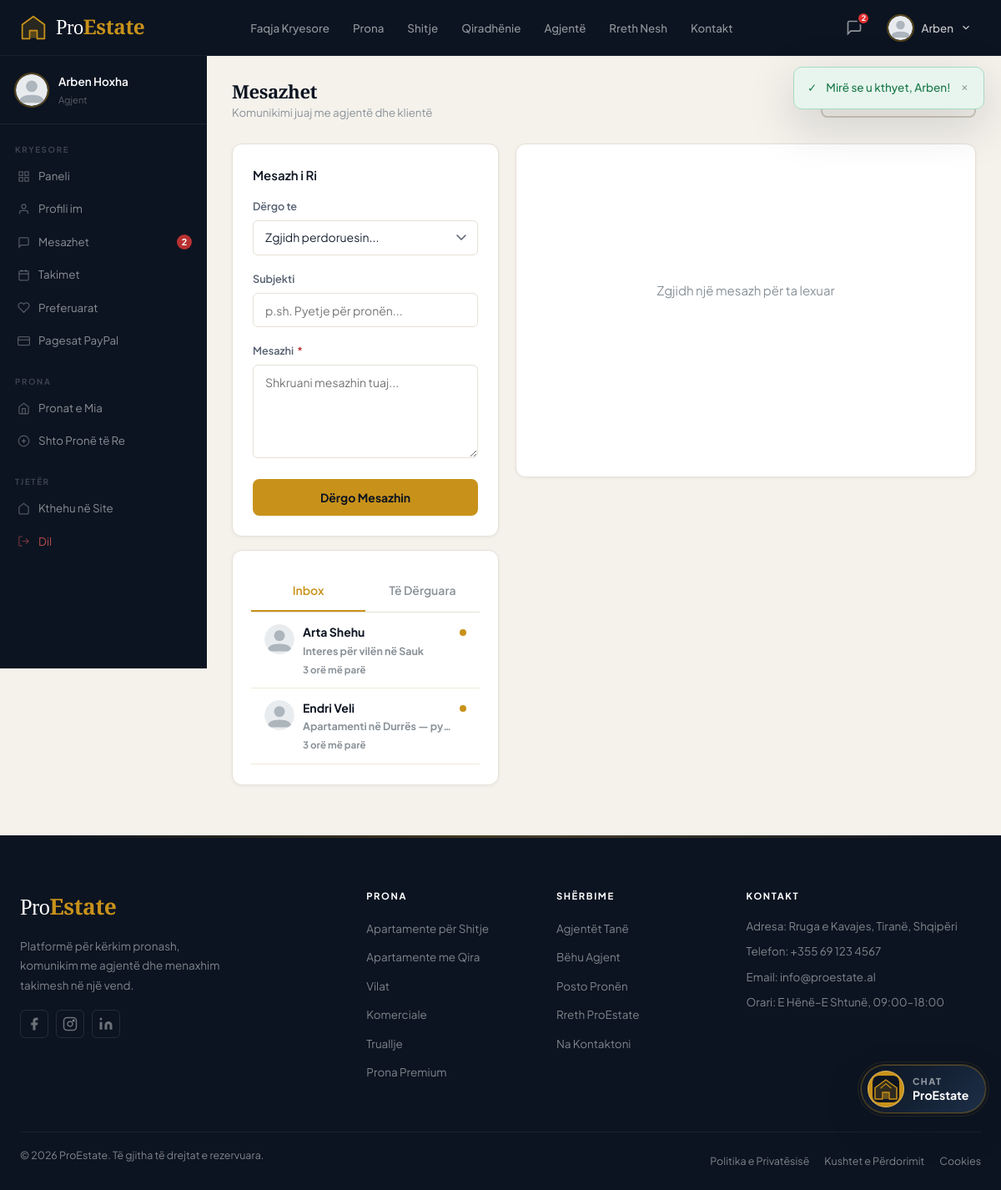
Screenshot of /dashboard/messages.php (signed in) with the database file from the repository.
### tables this page shows
CREATE TABLE IF NOT EXISTS `users` (
  `id`                   INT UNSIGNED     NOT NULL AUTO_INCREMENT,
  `email`                VARCHAR(255)     NOT NULL,
  `password`             VARCHAR(255)     NOT NULL COMMENT 'bcrypt hash',
  `first_name`           VARCHAR(100)     NOT NULL,
  `last_name`            VARCHAR(100)     NOT NULL,
  `phone`                VARCHAR(25)      DEFAULT NULL,
  `gender`               ENUM('female','male','other','unspecified') NOT NULL DEFAULT 'unspecified',
  `role`                 ENUM('admin','agent','owner','client') NOT NULL DEFAULT 'client',
  `avatar`               VARCHAR(255)     DEFAULT NULL,
  `bio`                  TEXT             DEFAULT NULL,
  `agency_name`          VARCHAR(200)     DEFAULT NULL,
  `license_number`       VARCHAR(100)     DEFAULT NULL,
  `city`                 VARCHAR(100)     DEFAULT NULL,
  `is_active`            TINYINT(1)       NOT NULL DEFAULT 1,
  `email_verified`       TINYINT(1)       NOT NULL DEFAULT 0,
  `verification_token`   VARCHAR(64)      DEFAULT NULL,
  `reset_token`          VARCHAR(64)      DEFAULT NULL,
  `reset_token_expires`  DATETIME         DEFAULT NULL,
  `last_login`           DATETIME         DEFAULT NULL,
  `created_at`           TIMESTAMP        NOT NULL DEFAULT CURRENT_TIMESTAMP,
  `updated_at`           TIMESTAMP        NOT NULL DEFAULT CURRENT_TIMESTAMP ON UPDATE CURRENT_TIMESTAMP,
  PRIMARY KEY (`id`),
  UNIQUE KEY `uq_email` (`email`),
  KEY `idx_role` (`role`),
  KEY `idx_active` (`is_active`)
);

CREATE TABLE IF NOT EXISTS `messages` (
  `id`          INT UNSIGNED NOT NULL AUTO_INCREMENT,
  `sender_id`   INT UNSIGNED NOT NULL,
  `receiver_id` INT UNSIGNED NOT NULL,
  `property_id` INT UNSIGNED DEFAULT NULL,
  `subject`     VARCHAR(300) DEFAULT NULL,
  `content`     TEXT         NOT NULL,
  `is_read`     TINYINT(1)   NOT NULL DEFAULT 0,
  `created_at`  TIMESTAMP    NOT NULL DEFAULT CURRENT_TIMESTAMP,
  PRIMARY KEY (`id`),
  KEY `idx_msg_receiver` (`receiver_id`),
  KEY `idx_msg_sender`   (`sender_id`),
  CONSTRAINT `fk_msg_sender`   FOREIGN KEY (`sender_id`)   REFERENCES `users`      (`id`) ON DELETE CASCADE,
  CONSTRAINT `fk_msg_receiver` FOREIGN KEY (`receiver_id`) REFERENCES `users`      (`id`) ON DELETE CASCADE,
  CONSTRAINT `fk_msg_prop`     FOREIGN KEY (`property_id`) REFERENCES `properties` (`id`) ON DELETE SET NULL
);

### dashboard/messages.php (the view, shortened to what the rows shown need)
<?php
require_once dirname(__DIR__) . '/includes/db.php';
require_once dirname(__DIR__) . '/includes/security.php';
require_once dirname(__DIR__) . '/includes/auth.php';
require_once dirname(__DIR__) . '/includes/functions.php';
$uid = current_user_id();
$view = sanitize($_GET['view'] ?? 'inbox');
if ($view === 'sent') {
    $messages = db_rows(
        "SELECT m.*, u.first_name AS r_first, u.last_name AS r_last, u.avatar AS r_avatar,
           p.title AS prop_title
         FROM messages m
         JOIN users u ON u.id = m.receiver_id
         LEFT JOIN properties p ON p.id = m.property_id
         WHERE m.sender_id = ?
         ORDER BY m.created_at DESC",
        [$uid]
    );
} else {
    $messages = db_rows(
        "SELECT m.*, u.first_name AS s_first, u.last_name AS s_last, u.avatar AS s_avatar,
           p.title AS prop_title
         FROM messages m
         JOIN users u ON u.id = m.sender_id
         LEFT JOIN properties p ON p.id = m.property_id
         WHERE m.receiver_id = ?
         ORDER BY m.created_at DESC",
        [$uid]
    );
}
$selected_id = (int)($_GET['id'] ?? 0);
require dirname(__DIR__) . '/templates/header.php';
?>
<div class="dashboard">
  <?php include __DIR__ . '/sidebar.php'; ?>
  <main class="dashboard__content">
    <div class="dashboard__header" style="display:flex;align-items:center;justify-content:space-between;flex-wrap:wrap;gap:12px;">
      <div>
        <h1 class="dashboard__title">Mesazhet</h1>
      </div>
    </div>
    <div class="messages-dashboard-grid">
      <div style="display:flex;flex-direction:column;gap:16px;">
        <div class="card" style="overflow:hidden;">
          <?php if (empty($messages)): ?>
          <div style="padding:32px;text-align:center;color:var(--gray-500);">
            <p style="margin-top:8px;">Asnjë mesazh ende</p>
          </div>
          <?php else: ?>
          <div style="max-height:500px;overflow-y:auto;">
            <?php foreach ($messages as $m):
              $other_name  = $view==='inbox' ? e($m['s_first'].' '.$m['s_last']) : e($m['r_first'].' '.$m['r_last']);
              $other_avatar= $view==='inbox' ? ($m['s_avatar']??null) : ($m['r_avatar']??null);
              $is_active   = (int) $m['id'] === $selected_id;
              $unread_cls  = ($view==='inbox' && !$m['is_read']) ? 'font-weight:700;' : '';
            ?>
            <a href="?view=<?= $view ?>&id=<?= $m['id'] ?>"
               style="display:flex;align-items:flex-start;gap:10px;padding:12px 16px;
                      background:<?= $is_active?'var(--gold-pale)':'transparent' ?>;
                      border-bottom:1px solid var(--gray-100);<?= $unread_cls ?>
                      transition:background var(--transition);">
              <img src="<?= get_avatar_url($other_avatar) ?>"
                   style="width:36px;height:36px;border-radius:50%;object-fit:cover;flex-shrink:0;margin-top:2px;">
              <div style="min-width:0;">
                <div style="font-size:.875rem;color:var(--navy);white-space:nowrap;overflow:hidden;text-overflow:ellipsis;"><?= $other_name ?></div>
                <div style="font-size:.78rem;color:var(--gray-500);white-space:nowrap;overflow:hidden;text-overflow:ellipsis;"><?= e(mb_substr($m['subject']??$m['content'],0,38)) ?></div>
                <div style="font-size:.72rem;color:var(--gray-400);margin-top:2px;"><?= time_ago($m['created_at']) ?></div>
              </div>
              <?php if ($view==='inbox' && !$m['is_read']): ?>
              <span style="width:8px;height:8px;background:var(--gold);border-radius:50%;flex-shrink:0;margin-top:8px;margin-left:auto;"></span>
              <?php endif; ?>
            </a>
            <?php endforeach; ?>
          </div>
          <?php endif; ?>
        </div>
      </div>
    </div>
  </main>
</div>
<?php require dirname(__DIR__) . '/templates/footer.php'; ?>

### templates/header.php (shortened to what the rows shown need)
<?php
require_once dirname(__DIR__) . '/includes/db.php';
require_once dirname(__DIR__) . '/includes/security.php';
require_once dirname(__DIR__) . '/includes/auth.php';
require_once dirname(__DIR__) . '/includes/functions.php';
$unread_msgs = 0;
if (is_logged_in()) {
    $unread_msgs = db_count(
        "SELECT COUNT(*) FROM messages WHERE receiver_id = ? AND is_read = 0",
        [current_user_id()]
    );
}
?>
<!DOCTYPE html>
<html lang="sq">
<head>
  <link rel="stylesheet" href="<?= SITE_URL ?>/assets/css/style.css?v=chatbot7">
</head>
<body class="<?= $body_class ?? '' ?>">
<header class="site-header" id="site-header">
  <nav class="navbar container">
    <div class="navbar__actions">
      <?php if (is_logged_in()): ?>
  <?php
    $user = current_user() ?? [];
    $first_name = $user['first_name'] ?? 'User';
    $avatar     = $user['avatar'] ?? null;
  ?>
  <a href="<?= SITE_URL ?>/dashboard/messages.php" class="nav-icon-btn" title="Mesazhet">
    <svg width="20" height="20" viewBox="0 0 24 24" fill="none" stroke="currentColor" stroke-width="2"><path d="M21 15a2 2 0 01-2 2H7l-4 4V5a2 2 0 012-2h14a2 2 0 012 2z"/></svg>
    <?php if ($unread_msgs > 0): ?>
      <span class="badge-count"><?= $unread_msgs > 9 ? '9+' : $unread_msgs ?></span>
    <?php endif; ?>
  </a>
  <div class="dropdown">
    <button class="dropdown__trigger">
      <img src="<?= get_avatar_url($avatar) ?>" alt="<?= e($first_name) ?>" class="avatar-sm">
      <span><?= e($first_name) ?></span>
      <svg width="14" height="14" viewBox="0 0 24 24" fill="none" stroke="currentColor" stroke-width="2"><path d="M6 9l6 6 6-6"/></svg>
    </button>
        </div>
      <?php else: ?>
        <a href="<?= SITE_URL ?>/login.php" class="btn btn--outline btn--sm">Hyrje</a>
        <a href="<?= SITE_URL ?>/register.php" class="btn btn--primary btn--sm">Regjistrohu</a>
      <?php endif; ?>
    </div>
  </nav>
</header>

### dashboard/sidebar.php (shortened to what the rows shown need)
<?php
$role = current_user_role();
$user = current_user();
?>
<aside class="sidebar">
  <div class="sidebar__user">
    <div>
      <div class="sidebar__user-name"><?= e($user['first_name'].' '.$user['last_name']) ?></div>
      <div class="sidebar__user-role"><?= role_label($role) ?></div>
    </div>
  </div>
</aside>

### rows the page displays
users: first_name "Arben", first_name+last_name "Arben Hoxha"
messages: sender.last_name "Arta Shehu", subject "Interes për vilën në Sauk", created_at "3 orë më parë", is_read 0 (drawn)
messages: sender.last_name "Endri Veli", subject "Apartamenti në Durrës — py…", created_at "3 orë më parë", is_read 0 (drawn)

### other values shown
$icon "✓"
$msg "Mirë se u kthyet, Arben!"
$unread_msgs "2"
role_label($role) "Agjent"
$unread "2"
SITE_ADDRESS "Rruga e Kavajes, Tiranë, Shqipëri"
SITE_PHONE "+355 69 123 4567"
SITE_EMAIL "info@proestate.al"
SITE_NAME "ProEstate"
